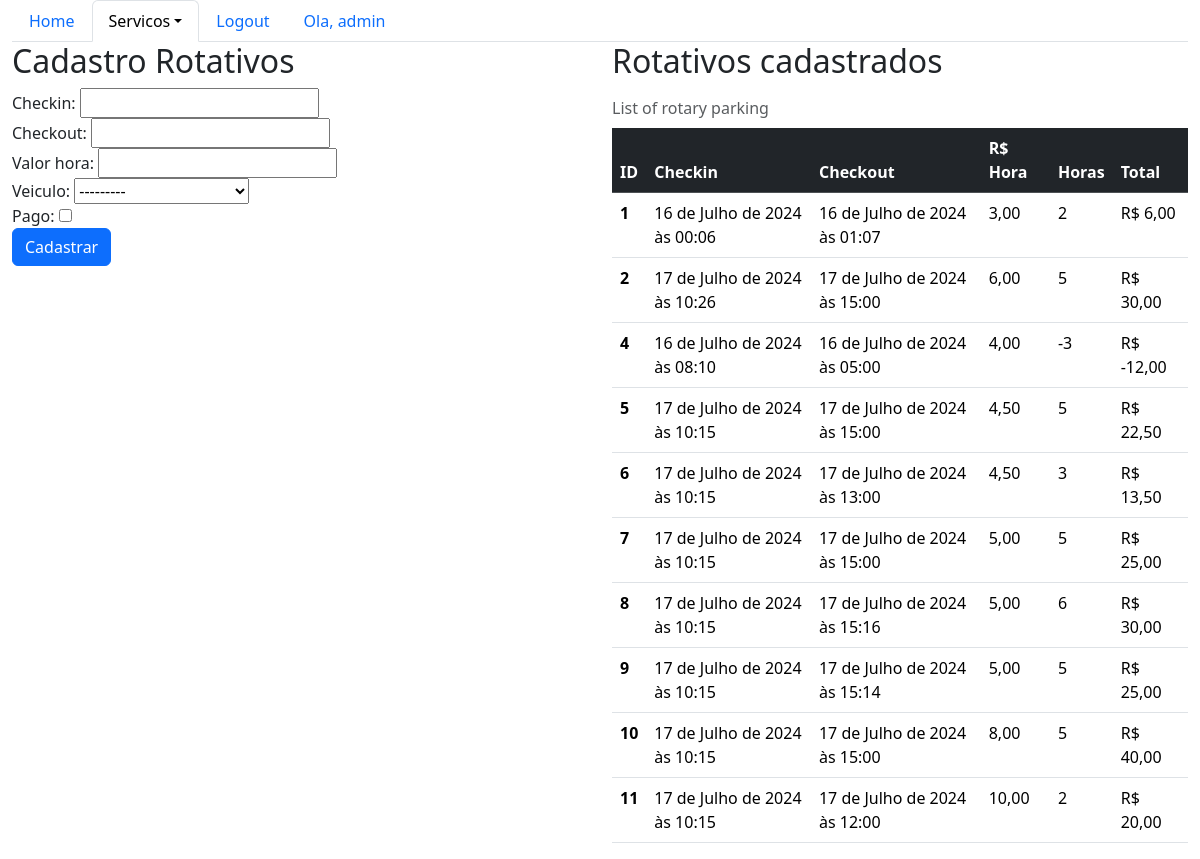
The app's page /sistema/mov-rot/ (signed in), older data.
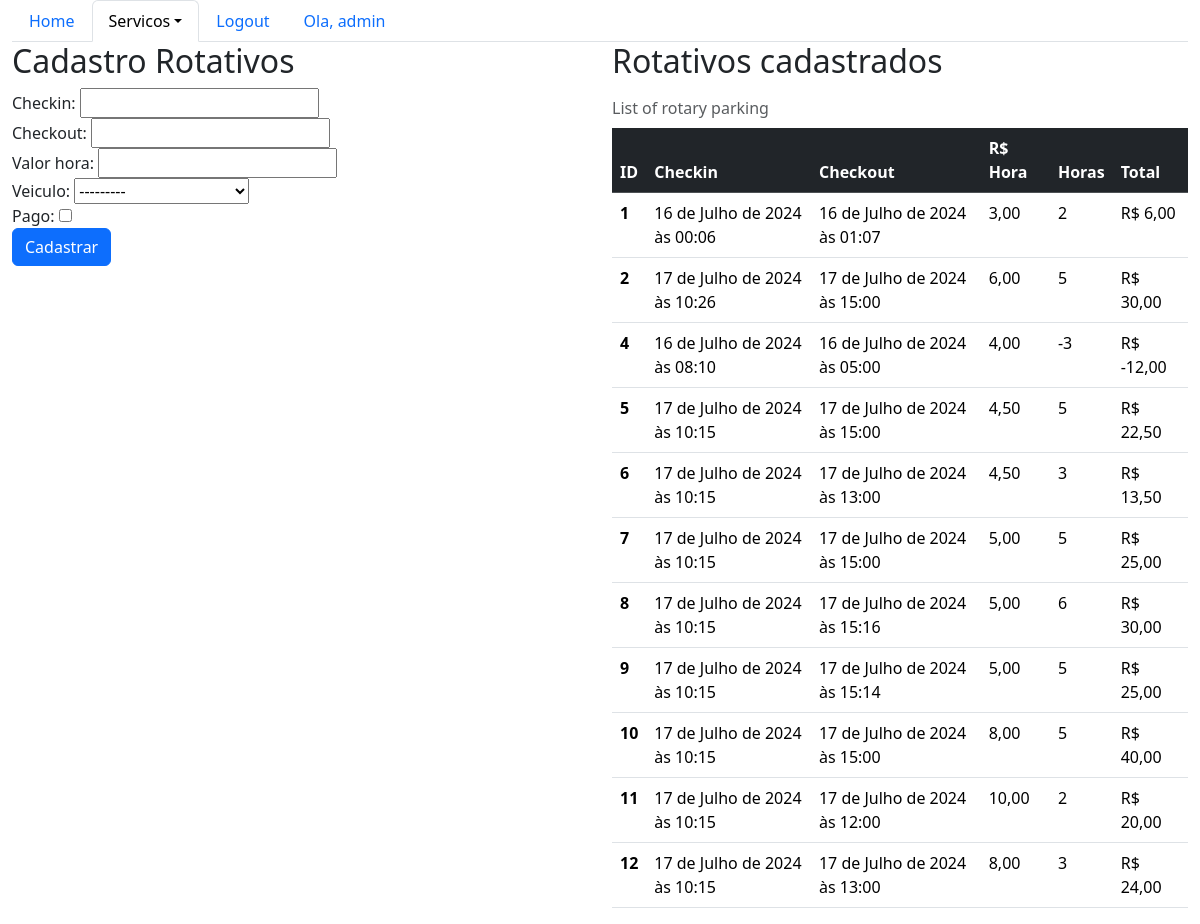
The same page, newer data.
### core/models.py (models this page shows, shortened)
class MovRotativo(models.Model):
    checkin = models.DateTimeField(auto_now=False)
    checkout = models.DateTimeField(auto_now=False, null=True, blank=True)
    valor_hora = models.DecimalField(max_digits=5, decimal_places=2)
    veiculo = models.ForeignKey(Veiculo, on_delete=models.CASCADE)
    pago = models.BooleanField(default=False)
    def horas_total(self):
        return math.ceil((self.checkout - self.checkin).total_seconds() / 3600)
    def total(self):
        return self.valor_hora * self.horas_total()

### core/views.py (the view)
# urls.py: path("mov-rot/", lista_movrotativos, name="core_lista_movrotativos"),
@login_required
def lista_movrotativos(request):
    mov_rot = MovRotativo.objects.all()
    form = MovRotativoForm()
    data = {"mov_rot": mov_rot, "form": form }
    return render(
        request, "core/lista_movrotativos.html", data)

### core/forms.py
class MovRotativoForm(ModelForm):
    class Meta:
        model = MovRotativo
        fields = "__all__"

### core/models.py (called while the page is built)
    def __str__(self):
        return self.marca.nome + " - " + self.placa

### core/templates/core/lista_movrotativos.html (shortened to what this page needs)
{% extends "base.html" %}
{% load bootstrap %}
{% block menu %}
    <ul class="nav nav-tabs">
        <li class="nav-item">
            <a class="nav-link" aria-current="page" href="{% url 'core:core_home' %}">Home</a>
        </li>
        <li class="nav-item dropdown">
            <a class="nav-link dropdown-toggle active" data-bs-toggle="dropdown" href="#" role="button" aria-expanded="false">Servicos</a>
        </li>
        {% if user.is_authenticated %}
            <li class="nav-item">
                <a class="nav-link" href="{% url 'core:logout' %}">Logout</a>
            </li>
            <li class="nav-item">
                <a class="nav-link" href="#">Ola, {{ user }}</a>
            </li>
        {% else %}
            <li class="nav-item">
                <a class="nav-link" href="{% url 'login' %}">Login</a>
            </li>
        {% endif %}
    </ul>
{% endblock menu %}
{% block main %}
    <div class="row">
        <div class="col-sm-6">
            <h2>Cadastro Rotativos</h2>
            <form action="{% url 'core:core_movrotativos_novo' %}" method="POST">
                {{ form|bootstrap }}
                <button type="submit" class="btn btn-primary">Cadastrar</button>
            </form>
        </div>
        <div class="col-sm-6">
            <h2>Rotativos cadastrados</h2>
            <table class="table caption-top">
                <caption>List of rotary parking</caption>
                <thead class="table-dark">
                    <tr>
                        <th scope="col">ID</th>
                        <th scope="col">Checkin</th>
                        <th scope="col">Checkout</th>
                        <th scope="col">R$ Hora</th>
                        <th scope="col">Horas</th>
                        <th scope="col">Total</th>
                    </tr>
                </thead>
                <tbody>
                    {% for mov in mov_rot %}
                        <tr>
                            <th scope="row">{{ mov.id }}</th>
                            <td>{{ mov.checkin }}</td>
                            <td>{{ mov.checkout }}</td>
                            <td>{{ mov.valor_hora }}</td>
                            <td>{{ mov.horas_total }}</td>
                            <td>R$ {{ mov.total }}</td>
                        </tr>
                    {% endfor %}
                </tbody>
            </table>
        </div>
    </div>
{% endblock main %}

Row changes from the older to the newer data that the page shows:
added MovRotativo: id "12", checkin "17 de Julho de 2024 às 10:15", checkout "17 de Julho de 2024 às 13:00", valor_hora "8,00", horas_total "3", total "24,00"
